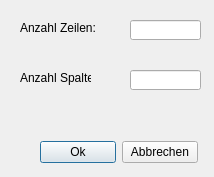
<?xml version="1.0" encoding="UTF-8"?>
<ui version="4.0">
 <class>NewTableDialog</class>
 <widget class="QDialog" name="NewTableDialog">
  <property name="geometry">
   <rect>
    <x>0</x>
    <y>0</y>
    <width>214</width>
    <height>177</height>
   </rect>
  </property>
  <property name="windowTitle">
   <string>Dialog</string>
  </property>
  <widget class="QLabel" name="label">
   <property name="geometry">
    <rect>
     <x>20</x>
     <y>70</y>
     <width>71</width>
     <height>16</height>
    </rect>
   </property>
   <property name="text">
    <string>Anzahl Spalten:</string>
   </property>
  </widget>
  <widget class="QLabel" name="label_2">
   <property name="geometry">
    <rect>
     <x>20</x>
     <y>20</y>
     <width>81</width>
     <height>16</height>
    </rect>
   </property>
   <property name="text">
    <string>Anzahl Zeilen:</string>
   </property>
  </widget>
  <widget class="QWidget" name="layoutWidget">
   <property name="geometry">
    <rect>
     <x>40</x>
     <y>140</y>
     <width>158</width>
     <height>25</height>
    </rect>
   </property>
   <layout class="QHBoxLayout" name="horizontalLayout">
    <item>
     <widget class="QPushButton" name="okButton">
      <property name="text">
       <string>Ok</string>
      </property>
     </widget>
    </item>
    <item>
     <widget class="QPushButton" name="abbrechenButton">
      <property name="text">
       <string>Abbrechen</string>
      </property>
     </widget>
    </item>
   </layout>
  </widget>
  <widget class="QLineEdit" name="spaltenLineEdit">
   <property name="geometry">
    <rect>
     <x>130</x>
     <y>70</y>
     <width>71</width>
     <height>20</height>
    </rect>
   </property>
  </widget>
  <widget class="QLineEdit" name="zeilenLineEdit">
   <property name="geometry">
    <rect>
     <x>130</x>
     <y>20</y>
     <width>71</width>
     <height>20</height>
    </rect>
   </property>
  </widget>
 </widget>
 <resources/>
 <connections/>
</ui>
